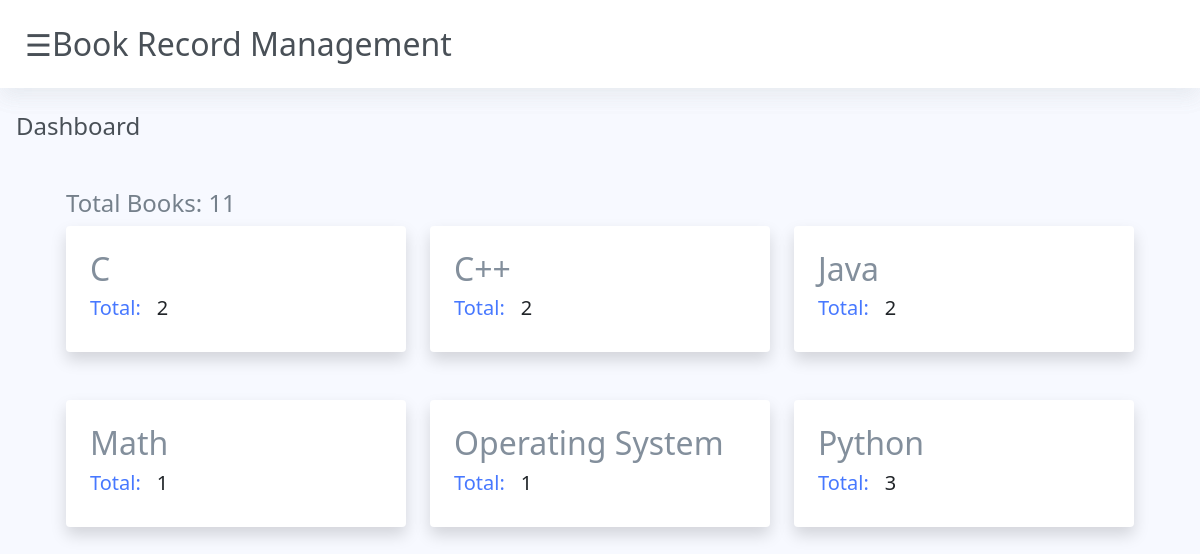
/books/dashboard/, run on the app's committed database.
### books/models.py (models this page shows)
class bookTable(models.Model):
    title = models.CharField(max_length=50)
    author = models.CharField(max_length=50)
    publisher = models.CharField(max_length=50)
    price = models.FloatField()

### books/views.py (the view)
# urls.py: path('dashboard/', views.dashboard),
def dashboard(request):
    total_book = bookTable.objects.all().count()
    book = bookTable.objects.raw(' SELECT "books_bookTable"."id", "books_booktable"."title", COUNT("books_booktable"."title") AS "total" FROM "books_booktable" GROUP BY "books_booktable"."title"')
    print("Count:::", book.query)
    dict = {'book':book, 'total_book':total_book}
    res = render(request, 'books/dashboard.html', dict)
    return res

### templates/books/dashboard.html (shortened to what this page needs)
<!DOCTYPE html>
{% load static %}
<html lang="en">
<head>
    <link rel="stylesheet" href="{% static 'bootstrap/css/bootstrap.min.css' %}">
    <link rel="stylesheet" href="{% static 'mycss/bookstyle.css' %}">
    <link rel="stylesheet" href="{% static 'javascript/books.js' %}">
    <link rel="stylesheet" href="https://cdnjs.cloudflare.com/ajax/libs/font-awesome/4.7.0/css/font-awesome.min.css">
    <link href='https://unpkg.com/boxicons@2.0.7/css/boxicons.min.css' rel='stylesheet'>
</head>
<body>
        <div class="jumbotron-fluid">
            <h2 id="heading"><span style="font-size:30px;cursor:pointer;" onclick="openNav()">&#9776;</span>Book Record Management</h2>
        </div>
      <h4 class="p-3" style="color: rgb(73,80,87)">Dashboard</h4>
      <div class="container">
        <div class="row p-4">
            <h4 style="color: rgb(117, 128, 139);">Total Books: {{total_book}}</h4>
            {% for data in book %}
            <div class="col-lg-4 col-md-4 col-sm-4">
                <div class="card p-4 shadow mb-5 bg-white rounded" style="margin-bottom: 20px; border:none;">
                    <h2 style="color: rgb(131, 143, 156)">{{data.title}}</h2>
                    <h5><span style="color:rgb(71, 120, 255);">Total:</span><span class="p-3">{{data.total}}</span></h5>
                </div>
            </div>
            {% endfor %}
        </div>
      </div>
</body>
</html>

### static/mycss/bookstyle.css (style rules this page uses)
body { margin: 0; padding: 0; background-color: rgb(247, 249, 256); }
#heading { padding:25px; background-color: white; color: rgb(73,80,87); box-shadow: 0 10px 20px 0 rgba(131, 143, 156, 0.068),0 10px 20px 0 rgba(131, 143, 156, 0.068); }

### data on the page
bookTable: title "C", total "2"
bookTable: title "C++", total "2"
bookTable: title "Java", total "2"
bookTable: title "Math", total "1"
bookTable: title "Operating System", total "1"
bookTable: title "Python", total "3"

### other printed values
{{ total_book }} "11"
